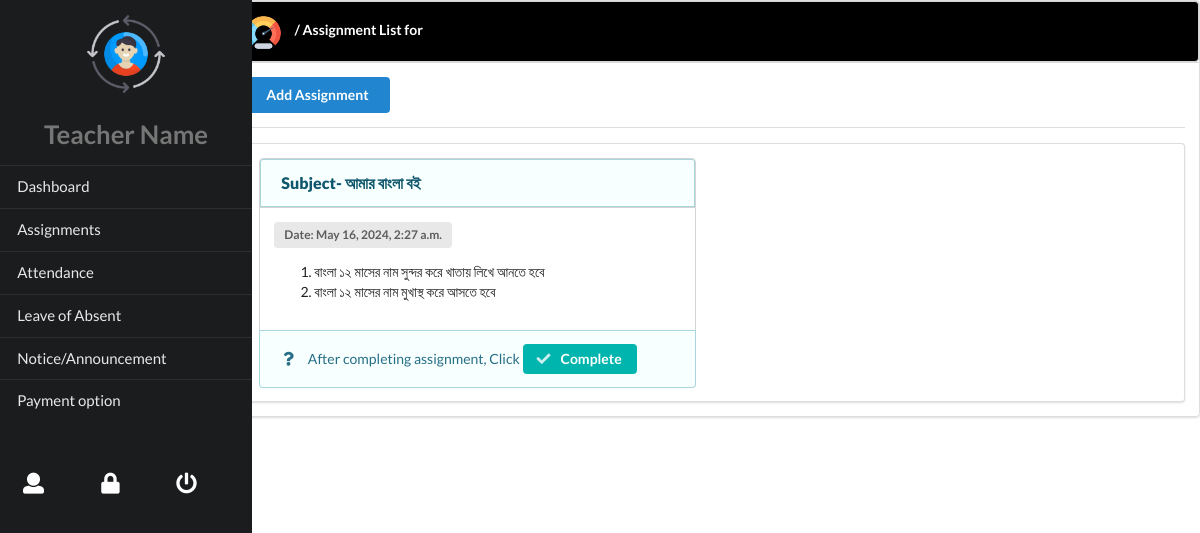
Page /teacher/assignlist/1/1/ on the committed database.
### assignment/models.py (models this page shows, shortened)
class Assignment(models.Model):
    CLASS_CHOICES = [
        ('1', 'Class 1'),
        ('2', 'Class 2'),
        ('3', 'Class 3'),
        ('4', 'Class 4'),
        ('5', 'Class 5'),
    ]
    stclass = models.CharField(max_length=10, choices=CLASS_CHOICES)
    subject = models.ForeignKey(BookList, on_delete=models.CASCADE, related_name='subjectid')
    assignment = RichTextField()
    publishdate = models.DateTimeField(auto_now_add=True)
    activation = models.CharField(default='1', max_length=1)
    class Meta:
        ordering= ['-publishdate']

class BookList(models.Model):
    CLASS_CHOICES = [
        ('1', 'Class 1'),
        ('2', 'Class 2'),
        ('3', 'Class 3'),
        ('4', 'Class 4'),
        ('5', 'Class 5'),
        ('0', 'Add this book as new book '),
    ]
    bookname = models.CharField(max_length=100)
    classfor = models.CharField(max_length=20, choices=CLASS_CHOICES)
    subjectcode = models.IntegerField()
    def __str__(self):
        return self.bookname

### teachermanagement/views.py (the view)
# urls.py: path('assignlist/<int:subcode>/<int:st_class>/', views.AssignList, name="assignlist"),
def AssignList(request, subcode, st_class):
    assign = Assignment.objects.filter(stclass=st_class, subject=subcode, activation=1)
    context = {
        'assign': assign,
        'subject':subcode,
        'class': st_class,
    }
    return render(request, 'teacher/assignlist.html', context)

### templates/teacher/assignlist.html (shortened to what this page needs)
{% extends 'teacher/menu.html' %}
{% load static %}
{% block body %}
<div class="thirteen wide column">
    <div class="ui segments">
    <div class="">
        <h2 class="ui segment bg-black block header">
            <img src="{% static '/img/dashboard.png' %}" class="ui avatar inline image"> / Assignment List for
        </h2>
    </div>
    <div class="ui segment">
        <a href="{% url 'teacher:addassignment' sb=subject cl=class %}" class="ui blue button">Add Assignment</a>
        <div class="ui divider"></div>
        {% if assign %}
        <div class="ui segment">
                    {% for ass in assign %}
                    <div class="ui attached info message segment inline"  style="width: 48%;">
                        <div class="header">
                            <strong>Subject- </strong>{{ass.subject}}
                        </div>
                      </div>
                      <div class="ui attached fluid segment" style="width: 48%;">
                        <small class="ui compact label">Date: {{ass.publishdate}}</small>
                        <br>
                        {{ass.assignment|safe}}
                      </div>
                      <div class="ui bottom attached info message" style="width: 48%;">
                        <i class="icon help"></i>
                        After completing assignment, Click <a href="{% url 'teacher:deleteassign' pk=ass.pk  %}" class="ui compact teal button"><i class="check icon"></i> Complete</a>
                      </div>
                    {% endfor %}
        </div>
        {% else %}
        <strong>No assignment found for this subject</strong>
        {% endif %}
    </div>
</div>
</div>
{% endblock %}

### static/css/main.css (style rules this page uses)
.bg-black { background-color: black !important; color: #fff !important; }
.header { z-index: 1000; }

### rows in the picture
Assignment: subject "আমার বাংলা বই", publishdate "May 16, 2024, 2:27 a.m.", assignment "বাংলা ১২ মাসের নাম সুন্দর করে খাতায় লিখে আনতে হবে বাংলা ১২ মাসের নাম মুখাস্থ করে আসতে হবে"
